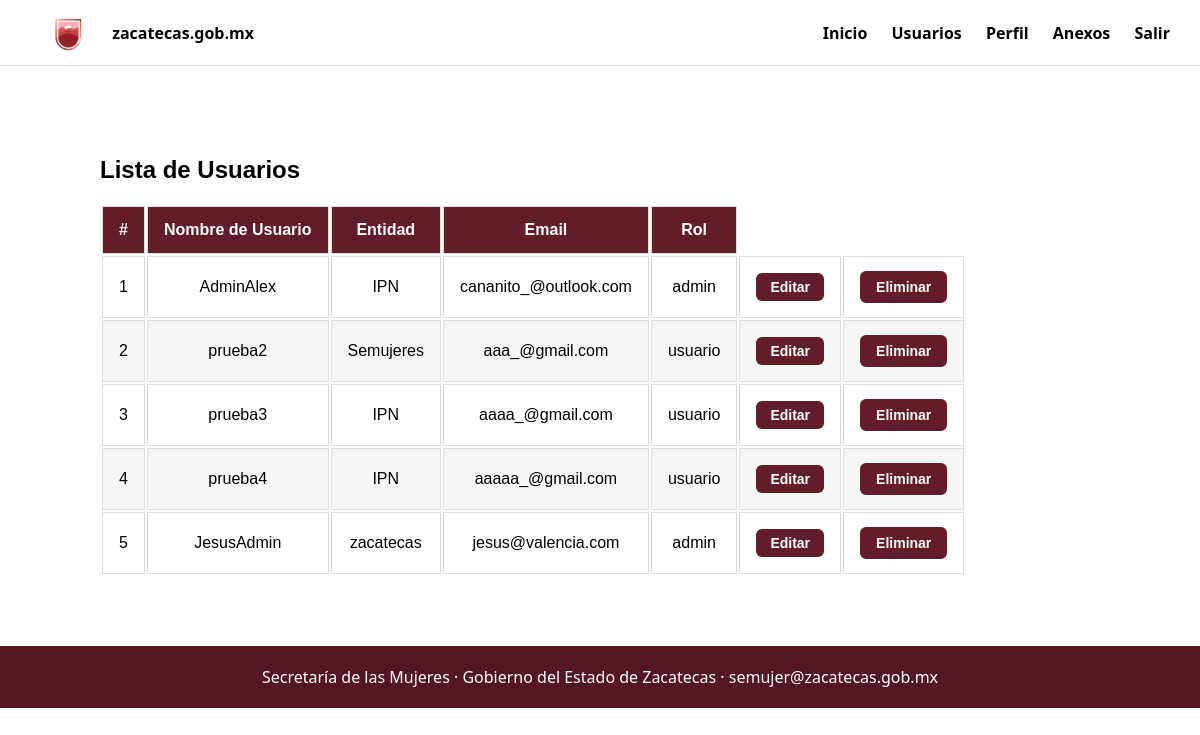
Page /lista_usuarios/ (signed in) on the committed database.
### core/models.py (models this page shows, shortened)
class Usuario(AbstractUser):
    nombre_responsable = models.CharField(max_length=100)
    entidad_federativa = models.CharField(max_length=100)
    correo = models.EmailField(unique=True)
    rol = models.CharField(max_length=10, choices=ROLES, default='usuario')

### core/views.py (the view)
# urls.py: path('lista_usuarios/', views.admin_lista_usuarios, name='admin_lista_usuarios'),
@user_passes_test(es_admin)
def admin_lista_usuarios(request):
    usuarios = Usuario.objects.all()
    return render(request, 'core/admin_lista_usuarios.html', {
            'entidades': usuarios,
        })

### core/views.py (called while the page is built)
def es_admin(user):
    return user.is_authenticated and user.rol == 'admin'

### core/templates/core/admin_lista_usuarios.html (shortened to what this page needs)
{% extends 'core/base_admin.html' %}
{% load static %}
{% block extra_css %}
<link rel="stylesheet" href="{% static 'core/css/admin_lista_usuarios.css' %}">
{% endblock %}
{% block content %}
<div class="contenedor">
    <h2>Lista de Usuarios</h2>
    <table>
        <thead>
        <tr>
            <th>#</th>
            <th>Nombre de Usuario</th>
            <th>Entidad</th>
            <th>Email</th>
            <th>Rol</th>
        </tr>
        </thead>
        <tbody>
        {% for usuario in entidades %}
            <tr>
                <td>{{ forloop.counter }}</td>
                <td>{{ usuario.username }}</td>
                <td>{{ usuario.entidad_federativa }}</td>
                <td>{{ usuario.correo }}</td>
                <td>{{ usuario.rol }}</td>
                <td><a href="{% url 'admin_editar_usuario' usuario.id%}" class="btn-editar">Editar</a></td>
                <td>
                    <button class="btn-eliminar" onclick="mostrarModal({{ usuario.id }}, '{{ usuario.username }}')">
                        Eliminar
                    </button>
                </td>
            </tr>
        {% empty %}
            <tr>
                <td colspan="3" class="sin-usuarios">No hay usuarios registrados.</td>
            </tr>
        {% endfor %}
        </tbody>
    </table>
</div>
{% endblock %}

### core/static/core/css/base_admin.css (style rules this page uses)
body { margin: 0; font-family: 'Segoe UI', sans-serif; background-color: white; }
html, body { height: 100%; margin: 0; padding: 0; }

### core/static/core/css/admin_lista_usuarios.css (style rules this page uses)
.contenedor { max-width: 1000px; margin: 50px auto; padding: 20px; font-family: 'Helvetica', sans-serif; }
thead { background-color: #621d28; color: white; }
th, td { padding: 14px 16px; border: 1px solid #ddd; text-align: center; }
tbody tr:nth-child(even) { background-color: #f7f7f7; }
.btn-editar, .btn-eliminar { padding: 6px 14px; border-radius: 6px; font-size: 14px; font-weight: bold; text-decoration: none; cursor: pointer; display: inline-block; transition: background-color 0.3s ease; }
.btn-editar { background-color: #621d28; color: white; }
.btn-eliminar { background-color: #621d28; color: #ffffff; border: 2px solid #621d28; }

### rows in the picture
Usuario: username "AdminAlex", entidad_federativa "IPN", correo "cananito_@outlook.com", rol "admin"
Usuario: username "prueba2", entidad_federativa "Semujeres", correo "aaa_@gmail.com", rol "usuario"
Usuario: username "prueba3", entidad_federativa "IPN", correo "aaaa_@gmail.com", rol "usuario"
Usuario: username "prueba4", entidad_federativa "IPN", correo "aaaaa_@gmail.com", rol "usuario"
Usuario: username "JesusAdmin", entidad_federativa "zacatecas", correo "jesus@valencia.com", rol "admin"
